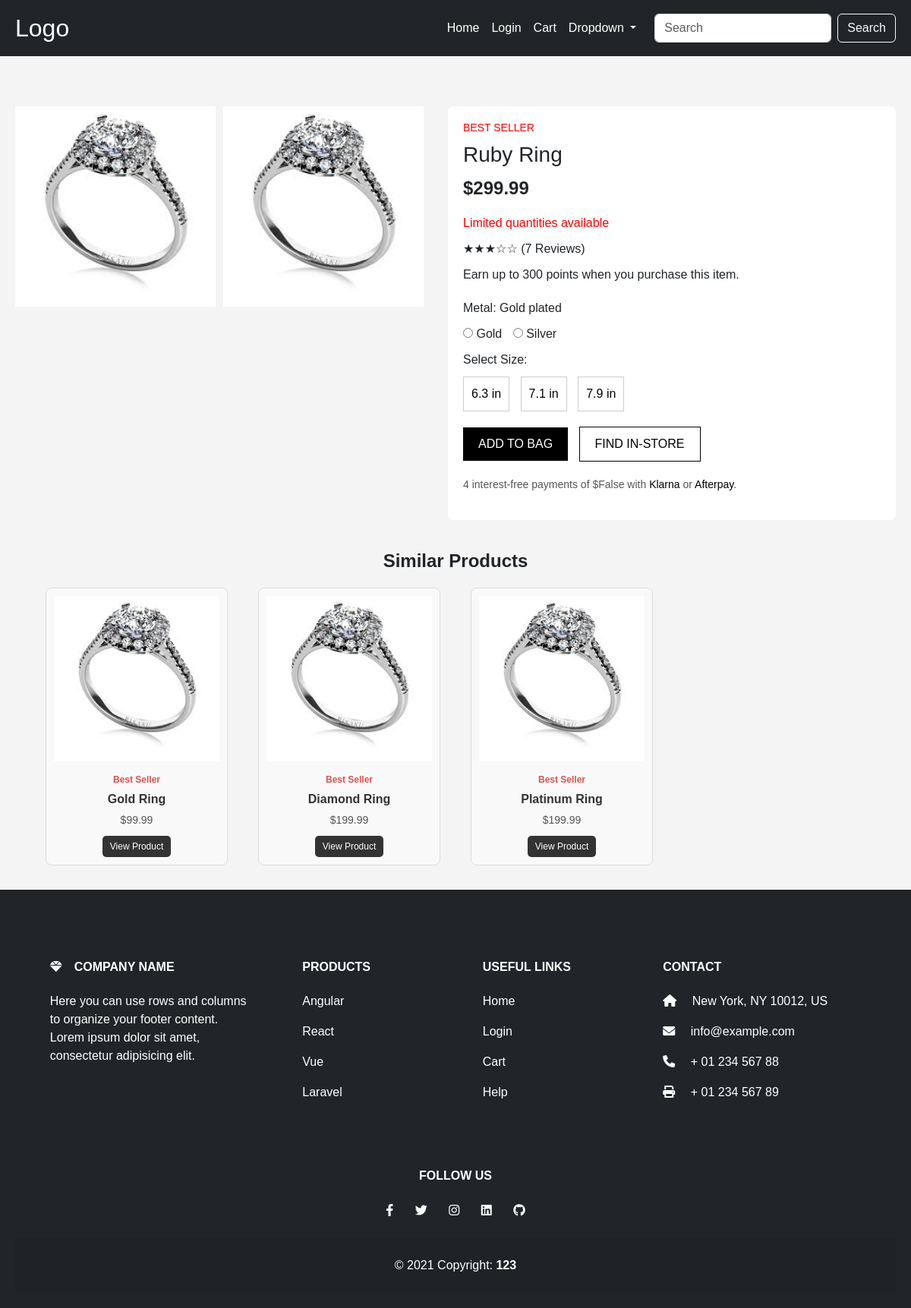
/shop/?id=24, run on the app's committed database.
### app1/models.py (models this page shows, shortened)
class Product(models.Model):
    name = models.CharField(max_length=100)
    description = models.TextField(blank=True)
    price = models.DecimalField(max_digits=10, decimal_places=2)
    category = models.ForeignKey(ProductCategory, on_delete=models.CASCADE, related_name='products')
    image = models.CharField(max_length=255)  # Path to product image

### app1/views.py (the view)
# urls.py: path('shop/', shop_view, name='shop'),  # Add this line for the shop view
def shop_view(request):
    product_id = request.GET.get('id')
    product = None
    similar_products = []
    if product_id:
        product = get_object_or_404(Product, id=product_id)
        similar_products = Product.objects.filter(category=product.category).exclude(id=product.id)[:4]  # Get similar products
    return render(request, 'shop.html', {
        'product': product,
        'similar_products': similar_products,
    })

### app1/templates/shop.html (shortened to what this page needs)
{% extends 'base.html' %}
{% load static %}
{% block content %}
<head>
    <link rel="stylesheet" href="{% static 'shop.css' %}">
</head>
<div class="breadcrumb">
</div>
<div class="product-container">
    <div class="images">
        <div class="small-images">
            <img src="{% static product.image %}" alt="{{ product.name }} Image">
            <img src="{% static product.image %}" alt="{{ product.name }} Alternate Image">
        </div>
    </div>
    <div class="product-info">
        <h1>BEST SELLER</h1>
        <h2>{{ product.name }}</h2>
        <p class="price">${{ product.price }}</p>
        <p class="limited">Limited quantities available</p>
        <div class="rating">
            <span>★★★☆☆</span> <span>(7 Reviews)</span>
        </div>
        <div class="points">
            <p>Earn up to {{ product.price|floatformat:0 }} points when you purchase this item. <a href="#">Learn more</a></p>
        </div>
        <div class="metal">
            <p>Metal: Gold plated</p>
            <label><input type="radio" name="metal" value="gold"> Gold</label>
            <label><input type="radio" name="metal" value="silver"> Silver</label>
        </div>
        <div class="size">
            <p>Select Size:</p>
            <button>6.3 in</button>
            <button>7.1 in</button>
            <button>7.9 in</button>
        </div>
        <form method="POST" action="{% url 'add_to_cart' %}">
            <div class="actions">
                <button type="submit" class="add-to-bag">ADD TO BAG</button>
                <button class="find-in-store">FIND IN-STORE</button>
            </div>
        </form>
        <div class="payment-options">
            <p>4 interest-free payments of ${{ product.price|divisibleby:4 }} with <a href="#">Klarna</a> or <a href="#">Afterpay</a>.</p>
        </div>
    </div>
</div>
<h2 class="section-title">Similar Products</h2>
<div class="product-grid">
    {% for similar_product in similar_products %}
    <div class="product-card">
        <a href="{% url 'shop' %}?id={{ similar_product.id }}">
            <img src="{% static similar_product.image %}" alt="{{ similar_product.name }}">
            <p class="best-seller">Best Seller</p>
            <p class="product-name">{{ similar_product.name }}</p>
            <p class="product-price">${{ similar_product.price }}</p>
            <button class="small-button">View Product</button>
        </a>
    </div>
    {% endfor %}
</div>
{% endblock %}

### app1/static/shop.css (style rules this page uses)
* { margin: 0; padding: 0; box-sizing: border-box; }
body { font-family: Arial, sans-serif; background-color: #f4f4f4; }
.breadcrumb { padding: 15px; font-size: 14px; }
.product-container { display: flex; justify-content: space-between; padding: 20px; }
.images { flex: 1; padding-right: 20px; }
.images img { width: 50%; margin-bottom: 10px; }
.small-images { display: flex; gap: 10px; }
.small-images img { width: 48%; }
.product-info { flex: 1; background-color: white; padding: 20px; border-radius: 8px; }
.product-info h1 { color: #f00; font-size: 14px; text-transform: uppercase; }
.product-info h2 { font-size: 28px; margin: 10px 0; }
.price { font-size: 24px; font-weight: bold; }
.limited { color: red; margin-bottom: 10px; }
.rating { margin: 10px 0; }
.rating span { font-size: 16px; }
.points { margin-bottom: 20px; }
.metal p { margin: 10px 0; }
.metal label { margin-right: 10px; }
.size p { margin: 10px 0; }
.size button { margin-right: 10px; padding: 10px; border: 1px solid #ccc; background-color: #fff; cursor: pointer; }
.actions { margin: 20px 0; }
.add-to-bag { padding: 10px 20px; background-color: black; color: white; border: none; cursor: pointer; margin-right: 10px; }
.find-in-store { padding: 10px 20px; border: 1px solid black; background-color: white; color: black; cursor: pointer; }
.payment-options p { font-size: 14px; color: #555; }
.payment-options a { text-decoration: none; color: black; }
.product-grid { display: grid; grid-template-columns: repeat(4, 1fr); gap: 20px; padding: 0 50px; justify-items: center; }
.product-card { text-align: center; padding: 10px; border: 1px solid #ddd; border-radius: 8px; background-color: #f9f9f9; width: 100%; max-width: 240px; }
.product-card img { width: 100%; height: auto; margin-bottom: 15px; }
.best-seller { font-size: 12px; color: #d9534f; font-weight: bold; margin-bottom: 5px; }
.product-name { font-size: 16px; font-weight: bold; margin-bottom: 5px; color: #333; }
.product-price { font-size: 14px; color: #555; margin-bottom: 10px; }
.section-title { text-align: center; margin: 20px 0; font-size: 24px; font-weight: bold; }
.small-button { padding: 5px 10px; font-size: 12px; background-color: #333; color: white; border: none; border-radius: 5px; cursor: pointer; }

### app1/templates/base.html (style rules this page uses)
a { color: white; text-decoration: none; }

### data on the page
Product: image (picture), name "Ruby Ring", price "299.99", price "300", price|divisibleby "False"
Product: image (picture), name "Gold Ring", price "99.99"
Product: image (picture), name "Diamond Ring", price "199.99"
Product: image (picture), name "Platinum Ring", price "199.99"
